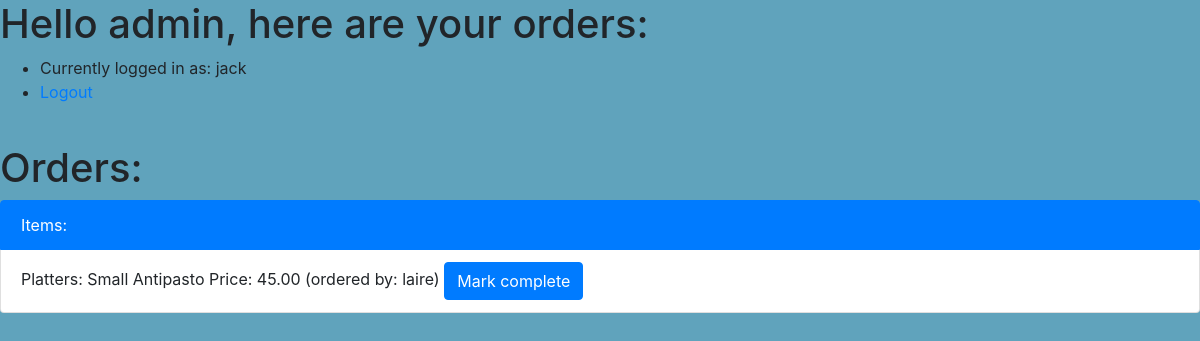
The app's page / (signed in) with its own data.
### orders/models.py (models this page shows)
class PlatterOrder(models.Model):
    food_type = models.ForeignKey(
        PlatterType, on_delete=models.CASCADE, related_name='sub')
    foodsize = models.ForeignKey(
        FoodSize, on_delete=models.CASCADE, related_name='platter')
    user = models.CharField(max_length=65)
    status = models.CharField(max_length=20, choices=[
        ('Draft', 'Draft'),
        ('Ordered', 'Ordered'),
        ('Complete', 'Complete')
        ])
    @property
    def get_price(self):
        print(self.foodsize.size)
        if self.foodsize.size == 'Small':
            price = Price.objects.get(
                menu_item=self.food_type, food_type='Platter').small
        elif self.foodsize.size == 'Large':
            price = Price.objects.get(
                menu_item=self.food_type, food_type='Platter').large
        else:
            price = 'none'
        return price
    def __str__(self):
        return f'{self.foodsize} {self.food_type} Price: {self.get_price}'

class FoodSize(models.Model):
    size = models.CharField(max_length=65)
    def __str__(self):
        return f'{self.size}'

class PlatterType(models.Model):
    name = models.CharField(max_length=64)
    def __str__(self):
        return f'{self.name}'

class Price(models.Model):
    menu_item = models.CharField(max_length=65)
    food_type = models.CharField(max_length=65, choices=[
        ('Pizza', 'Pizza'),
        ('Pasta', 'Pasta'),
        ('Salad', 'Salad'),
        ('Platter', 'Platter'),
        ('Sub', 'Sub'),
        ('Topping', 'Topping')
    ])
    small = models.DecimalField(max_digits=10, decimal_places=2)
    large = models.DecimalField(max_digits=10, decimal_places=2)
    def __str__(self):
        return f'{self.menu_item}'

### orders/views.py (the view)
# urls.py: path("", views.index, name="index"),
def index(request):
    if not request.user.is_authenticated:
        return render(request, "orders/fancy_login.html", {"message": None})
    if request.method == 'POST':
        order_data = request.POST
        order_to_basket(order_data, request)
    basket_data, basket_total = get_basket_contents(request)
    checkout_data = get_processed_orders()
    context = {
        "user": request.user,
        "basket": basket_data,
        "basket_total": basket_total,
        "checkout": checkout_data,
        "menu": {
            'Pizzas': [str(i) for i in Price.objects.all() if i.food_type == 'Pizza'],
            'Pastas': [str(i) for i in Price.objects.all() if i.food_type == 'Pasta'],
            'Salads': [str(i) for i in Price.objects.all() if i.food_type == 'Salad'],
            'Platters': [str(i) for i in Price.objects.all() if i.food_type == 'Platter'],
            'Subs': [str(i) for i in Price.objects.all() if i.food_type == 'Sub'],
        },
        "pizza_toppings": PizzaTopping.objects.all(),
        "sub_toppings": SubTopping.objects.all(),
    }
    if User.objects.get(username=request.user).is_staff:
        return render(request, "orders/admin.html", context)
    else:
        return render(request, "orders/user.html", context)

### orders/views.py (called while the page is built)
def get_processed_orders():
    checkout_data = {
        'Pizzas': [(i.id, i.user, i) for i in PizzaOrder.objects.filter(status='Ordered')],
        'Subs': [(i.id, i.user, i) for i in SubOrder.objects.filter(status='Ordered')],
        'Pastas': [(i.id, i.user, i) for i in PastaOrder.objects.filter(status='Ordered')],
        'Salads': [(i.id, i.user, i) for i in SaladOrder.objects.filter(status='Ordered')],
        'Platters': [(i.id, i.user, i) for i in PlatterOrder.objects.filter(status='Ordered')]
    }
    return checkout_data

def get_basket_contents(request):
    basket_data = {
        'Pizzas': [(i.get_price, i) for i in PizzaOrder.objects.filter(user=request.user.username, status='Draft')],
        'Subs': [(i.get_price, i) for i in SubOrder.objects.filter(user=request.user.username, status='Draft')],
        'Pastas': [(i.get_price, i) for i in PastaOrder.objects.filter(user=request.user.username, status='Draft')],
        'Salads': [(i.get_price, i) for i in SaladOrder.objects.filter(user=request.user.username, status='Draft')],
        'Platters': [(i.get_price, i) for i in PlatterOrder.objects.filter(user=request.user.username, status='Draft')],
    }
    basket_amounts = [i for i in basket_data.values()][0]
    basket_total = sum([i[0] for i in basket_amounts])
    return basket_data, basket_total

### orders/templates/orders/admin.html (shortened to what this page needs)
{% extends 'orders/base.html' %}
{% load static %}
{% block content %}
<h1>Hello admin, {{ user.first_name }} here are your orders:</h1>
<ul>
  <li>Currently logged in as: {{ user.username }}</li>
  <li><a href="{% url 'logout' %}">Logout</a></li>
</ul>
<br>
<h1>Orders:</h1>
<ul class="list-group">
  <li class="list-group-item active">Items:</li>
  {% for key, items in checkout.items  %}
      {% for id, user, item in items %}
      <form method="post" action="{% url 'order_status' %}">
      <li class="list-group-item">{{key}}: {{item}} (ordered by: {{ user }})
        <button type="submit" name="admin_form" class="btn btn-primary">Mark complete</button>
        </li>
      </form>
    {% endfor %}
  {% endfor %}
</ul>
{% endblock %}

### orders/static/orders/style.css (style rules this page uses)
body, html { margin: 0; padding: 0; height: 100%; background: #60a3bc !important; }

### records on screen
PlatterOrder: key "Platters", foodsize+food_type "Small Antipasto Price: 45.00", user "laire"

### other values on screen
{{ user.username }} "jack"
